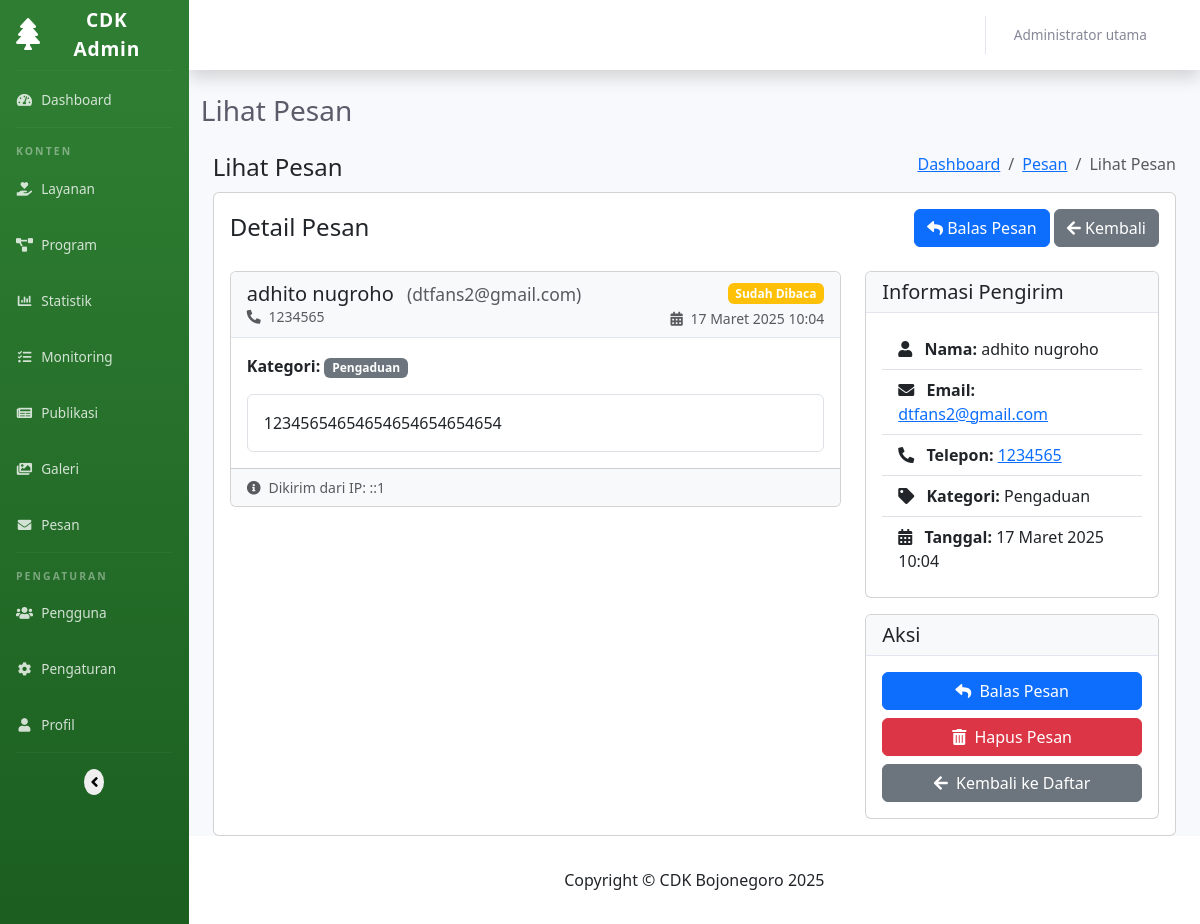
Page /admin/modules/pesan/view.php?id=5 (signed in) on the committed database.
### tables this page shows
CREATE TABLE `users`  (
  `id` int(0) NOT NULL AUTO_INCREMENT,
  `username` varchar(50) NOT NULL,
  `password` varchar(255) NOT NULL,
  `name` varchar(100) NOT NULL,
  `email` varchar(100) NOT NULL,
  `role` enum('admin','editor') NOT NULL,
  `last_login` datetime(0) NULL DEFAULT NULL,
  `created_at` timestamp(0) NULL DEFAULT CURRENT_TIMESTAMP(0),
  `updated_at` timestamp(0) NULL DEFAULT CURRENT_TIMESTAMP(0) ON UPDATE CURRENT_TIMESTAMP(0),
  PRIMARY KEY (`id`) USING BTREE,
  UNIQUE INDEX `username`(`username`) USING BTREE
);

CREATE TABLE `messages`  (
  `id` int(0) NOT NULL AUTO_INCREMENT,
  `name` varchar(100) NOT NULL,
  `email` varchar(100) NOT NULL,
  `phone` varchar(20) NULL DEFAULT NULL,
  `category` varchar(50) NOT NULL,
  `message` text NOT NULL,
  `status` enum('unread','read','replied') NULL DEFAULT 'unread',
  `ip_address` varchar(45) NULL DEFAULT NULL,
  `created_at` timestamp(0) NULL DEFAULT CURRENT_TIMESTAMP(0),
  PRIMARY KEY (`id`) USING BTREE
);

### admin/modules/pesan/view.php (the view, shortened to what the rows shown need)
<?php
require_once BASE_PATH . '/includes/config.php';
require_once ADMIN_PATH . '/includes/auth.php';
require_once ADMIN_PATH . '/includes/functions.php';
$page_title = 'Lihat Pesan';
$id = (int) $_GET['id'];
try {
    $stmt = $pdo->prepare("SELECT * FROM messages WHERE id = ?");
    $stmt->execute([$id]);
} catch (PDOException $e) {
    $_SESSION['message'] = 'Error: ' . $e->getMessage();
    $_SESSION['message_type'] = 'danger';
    header('Location: index.php');
    exit;
}
include_once ADMIN_PATH . '/includes/header.php';
?>
<div class="content-wrapper">
    <div class="container-fluid">
        <div class="row">
            <div class="col-12">
                <div class="card">
                    <div class="card-body">
                        <div class="row">
                            <div class="col-md-8">
                                <div class="card message-card">
                                    <div class="card-header bg-light">
                                        <div class="d-flex justify-content-between align-items-center">
                                            <div>
                                                <h5 class="mb-0">
                                                    <?php echo htmlspecialchars($message['name']); ?>
                                                    <small class="ms-2 text-muted">
                                                        (<?php echo htmlspecialchars($message['email']); ?>)
                                                    </small>
                                                </h5>
                                                <?php if (!empty($message['phone'])): ?>
                                                    <div class="small text-muted">
                                                        <i class="fas fa-phone-alt me-1"></i> <?php echo htmlspecialchars($message['phone']); ?>
                                                    </div>
                                                <?php endif; ?>
                                            </div>
                                            <div class="text-end">
                                                <span class="badge bg-<?php
                                                    echo $message['status'] === 'unread' ? 'danger' :
                                                        ($message['status'] === 'read' ? 'warning' : 'success');
                                                ?>">
                                                    <?php
                                                        echo $message['status'] === 'unread' ? 'Belum Dibaca' :
                                                            ($message['status'] === 'read' ? 'Sudah Dibaca' : 'Sudah Dibalas');
                                                    ?>
                                                </span>
                                                <div class="small text-muted mt-1">
                                                    <i class="fas fa-calendar-alt me-1"></i> <?php echo formatDate($message['created_at'], true); ?>
                                                </div>
                                            </div>
                                        </div>
                                    </div>
                                    <div class="card-body">
                                        <div class="mb-3">
                                            <strong>Kategori:</strong>
                                            <span class="badge bg-secondary"><?php echo htmlspecialchars($message['category']); ?></span>
                                        </div>
                                        <div class="message-content p-3 border rounded">
                                            <?php echo nl2br(htmlspecialchars($message['message'])); ?>
                                        </div>
                                    </div>
                                    <?php if (!empty($message['ip_address'])): ?>
                                        <div class="card-footer bg-light">
                                            <div class="small text-muted">
                                                <i class="fas fa-info-circle me-1"></i> Dikirim dari IP: <?php echo htmlspecialchars($message['ip_address']); ?>
                                            </div>
                                        </div>
                                    <?php endif; ?>
                                </div>
                            </div>
                            <div class="col-md-4">
                                <div class="card">
                                    <div class="card-body">
                                        <ul class="list-group list-group-flush">
                                            <li class="list-group-item">
                                                <i class="fas fa-user me-2"></i> <strong>Nama:</strong> <?php echo htmlspecialchars($message['name']); ?>
                                            </li>
                                            <li class="list-group-item">
                                                <i class="fas fa-envelope me-2"></i> <strong>Email:</strong>
                                                <a href="mailto:<?php echo htmlspecialchars($message['email']); ?>"><?php echo htmlspecialchars($message['email']); ?></a>
                                            </li>
                                            <?php if (!empty($message['phone'])): ?>
                                                <li class="list-group-item">
                                                    <i class="fas fa-phone-alt me-2"></i> <strong>Telepon:</strong>
                                                    <a href="tel:<?php echo htmlspecialchars($message['phone']); ?>"><?php echo htmlspecialchars($message['phone']); ?></a>
                                                </li>
                                            <?php endif; ?>
                                            <li class="list-group-item">
                                                <i class="fas fa-tag me-2"></i> <strong>Kategori:</strong> <?php echo htmlspecialchars($message['category']); ?>
                                            </li>
                                            <li class="list-group-item">
                                                <i class="fas fa-calendar-alt me-2"></i> <strong>Tanggal:</strong> <?php echo formatDate($message['created_at'], true); ?>
                                            </li>
                                        </ul>
                                    </div>
                                </div>
                            </div>
                        </div>
                    </div>
                </div>
            </div>
        </div>
    </div>
</div>
<?php
include_once ADMIN_PATH . '/includes/footer.php';
?>

### admin/includes/header.php (shortened to what the rows shown need)
<?php
$current_admin = getCurrentAdmin();
?>
<!DOCTYPE html>
<html lang="id">
<head>
    <link href="https://cdn.jsdelivr.net/npm/bootstrap@5.3.0-alpha1/dist/css/bootstrap.min.css" rel="stylesheet">
    <link href="https://cdnjs.cloudflare.com/ajax/libs/font-awesome/6.0.0/css/all.min.css" rel="stylesheet">
    <link rel="stylesheet" href="https://cdnjs.cloudflare.com/ajax/libs/font-awesome/5.15.4/css/all.min.css">
    <link href="<?php echo $site_config['admin_url']; ?>/assets/css/admin.css" rel="stylesheet">
    <link href="https://cdn.jsdelivr.net/npm/remixicon@2.5.0/fonts/remixicon.css" rel="stylesheet">
    <link href="https://cdn.jsdelivr.net/npm/summernote@0.8.18/dist/summernote-bs5.min.css" rel="stylesheet">
</head>
<body id="page-top">
    <div id="wrapper">
        <div id="content-wrapper" class="d-flex flex-column">
            <div id="content">
                <nav class="navbar navbar-expand navbar-light bg-white topbar mb-4 static-top shadow">
                    <ul class="navbar-nav ms-auto">
                        <li class="nav-item dropdown no-arrow">
                            <a class="nav-link dropdown-toggle" href="#" id="userDropdown" role="button"
                                data-bs-toggle="dropdown" aria-haspopup="true" aria-expanded="false">
                                <span class="me-2 d-none d-lg-inline text-gray-600 small">
                                    <?php echo htmlspecialchars($current_admin['name'] ?? 'Admin'); ?>
                                </span>
                                <i class="fas fa-user-circle fa-fw"></i>
                            </a>
                        </li>
                    </ul>
                </nav>
                <div class="container-fluid">
                    <div class="d-sm-flex align-items-center justify-content-between mb-4">
                        <h1 class="h3 mb-0 text-gray-800"><?php echo $page_title ?? 'Dashboard'; ?></h1>
                    </div>

### rows in the picture
users: name "Administrator utama"
messages: name "adhito nugroho", email "dtfans2@gmail.com", phone "1234565", created_at "17 Maret 2025 10:04", category "Pengaduan", message "12345654654654654654654654", ip_address "::1"

### other values in the picture
$page_title "Lihat Pesan"
